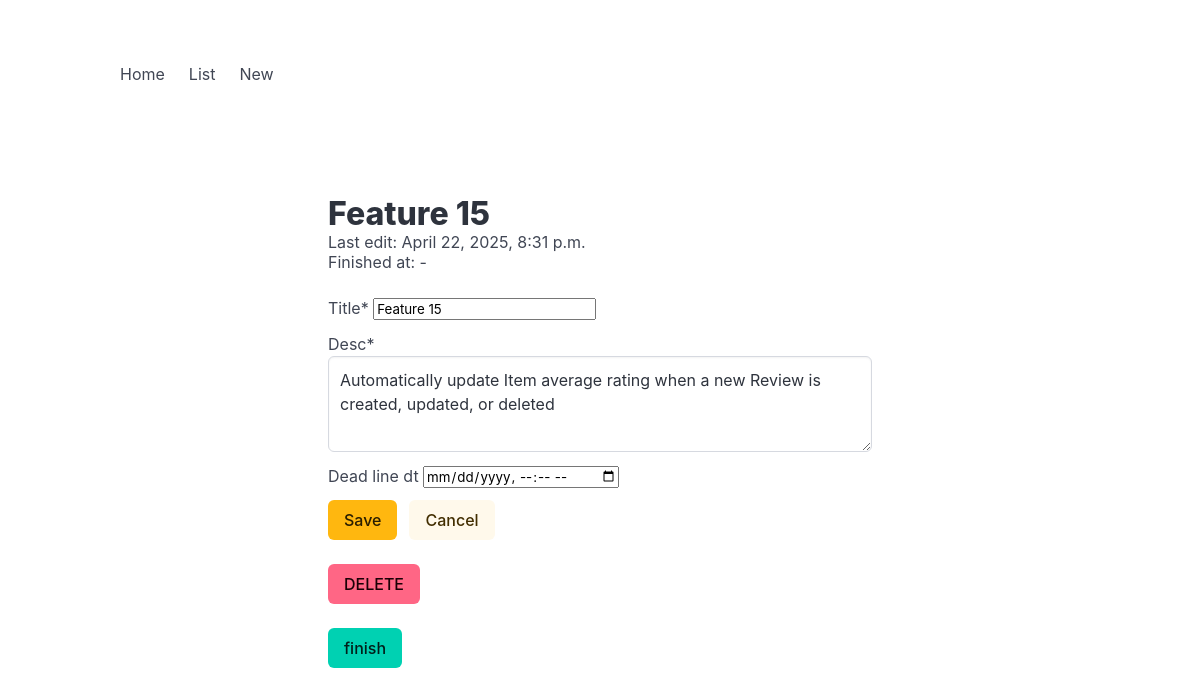
The app's page /todo/166/ (signed in), older data.
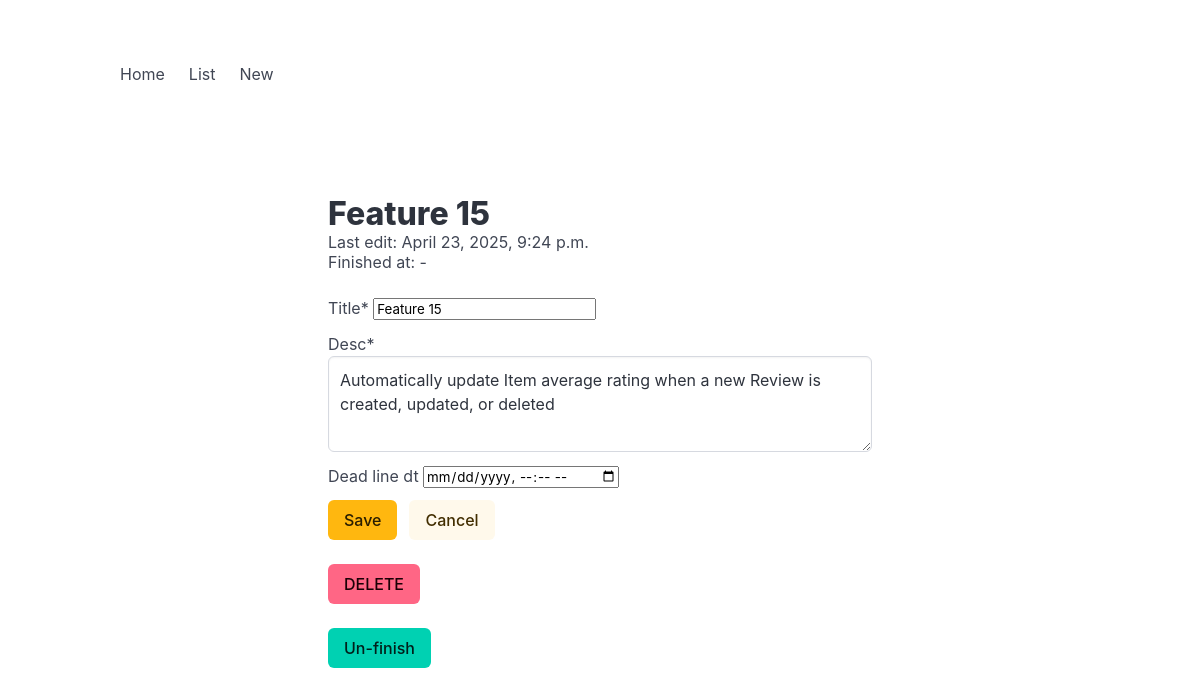
The same page, newer data.
### todo/models.py (models this page shows, shortened)
class Task(models.Model):
    user = models.ForeignKey(User, on_delete=models.CASCADE)
    title = models.CharField(max_length=100)
    desc = models.CharField(max_length=500)
    is_finished = models.BooleanField(default=False)
    finished_dt = models.DateTimeField(blank=True, null=True)
    dead_line_dt = models.DateTimeField(blank=True, null=True)
    create_dt = models.DateTimeField(auto_now_add=True)
    update_dt = models.DateTimeField(auto_now=True)

### todo/views.py (the view)
# urls.py: path('<int:number>/', views.todo_detail, name='detail'),
def todo_detail(request, number):
    if request.user.is_authenticated:
        task = get_object_or_404(Task, id=number)
        if task.user == request.user:
            if request.method == 'POST':
                form = TaskForm(request.POST, instance=task)
                if form.is_valid():
                    form.save()
                    return redirect('/todo/list/')
            else:
                form = TaskForm(instance=task)
            return render(request, 'todo/detail.html', {'task': task, 'form': form})
    return redirect('/todo/')

### todo/forms.py
class TaskForm(ModelForm):
    class Meta:
        model = Task
        fields = ['title', 'desc', 'dead_line_dt']
        widgets = {
            "desc": forms.Textarea(attrs={"rows": 3}),
            "dead_line_dt": forms.DateTimeInput(attrs={"type": "datetime-local"}),
        }

### todo/templates/todo/detail.html (shortened to what this page needs)
<!DOCTYPE html>
<html>
  <head>
    <link rel="stylesheet" href="https://cdn.jsdelivr.net/npm/bulma@1.0.2/css/bulma.min.css">
  </head>
  <body>
    {% include 'todo/includes/nav.html' %}
  <section class="section container" style="max-width: 640px;">
    <h1 class="title">{{ task.title }}</h1>
    <p class="subtitle is-size-6">
      Last edit: <time datetime="{{ task.update_dt|date:'Y-m-d\TH:i' }}">{{ task.update_dt }}</time><br>
      Finished at: <time datetime="{{ task.finish_dt|date:'Y-m-d\TH:i' }}">{{ task.finish_dt|default:'-' }}</time>
    </p>
    <form method="POST" action="{% url 'todo:detail' number=task.id %}">
      {% load crispy_forms_tags %}
      {{ form|crispy }}
      <div class="buttons">
          <button type="submit" class="button is-warning">Save</button>
          <a href="{% url 'todo:list' %}" class="button is-warning is-light">Cancel</a>
      </div>
    </form>
    <br>
    <form action="{% url 'todo:task_delete' number=task.id %}" method="POST">
        <button type="submit" class="button is-danger">DELETE</button>
    </form>
    <br>
    <form action="{% url 'todo:task_finish' number=task.id %}" method="POST">
        <button type="submit" class="button is-primary">
            {% if task.is_finished %}Un-{% endif %}finish
        </button>
    </form>
  </section>
  </body>
</html>

Row changes from the older to the newer data that the page shows:
changed Task "Feature 15": update_dt "April 22, 2025, 8:31 p.m." → "April 23, 2025, 9:24 p.m."
Text that changed along with them:
text now shown: "Un-"
